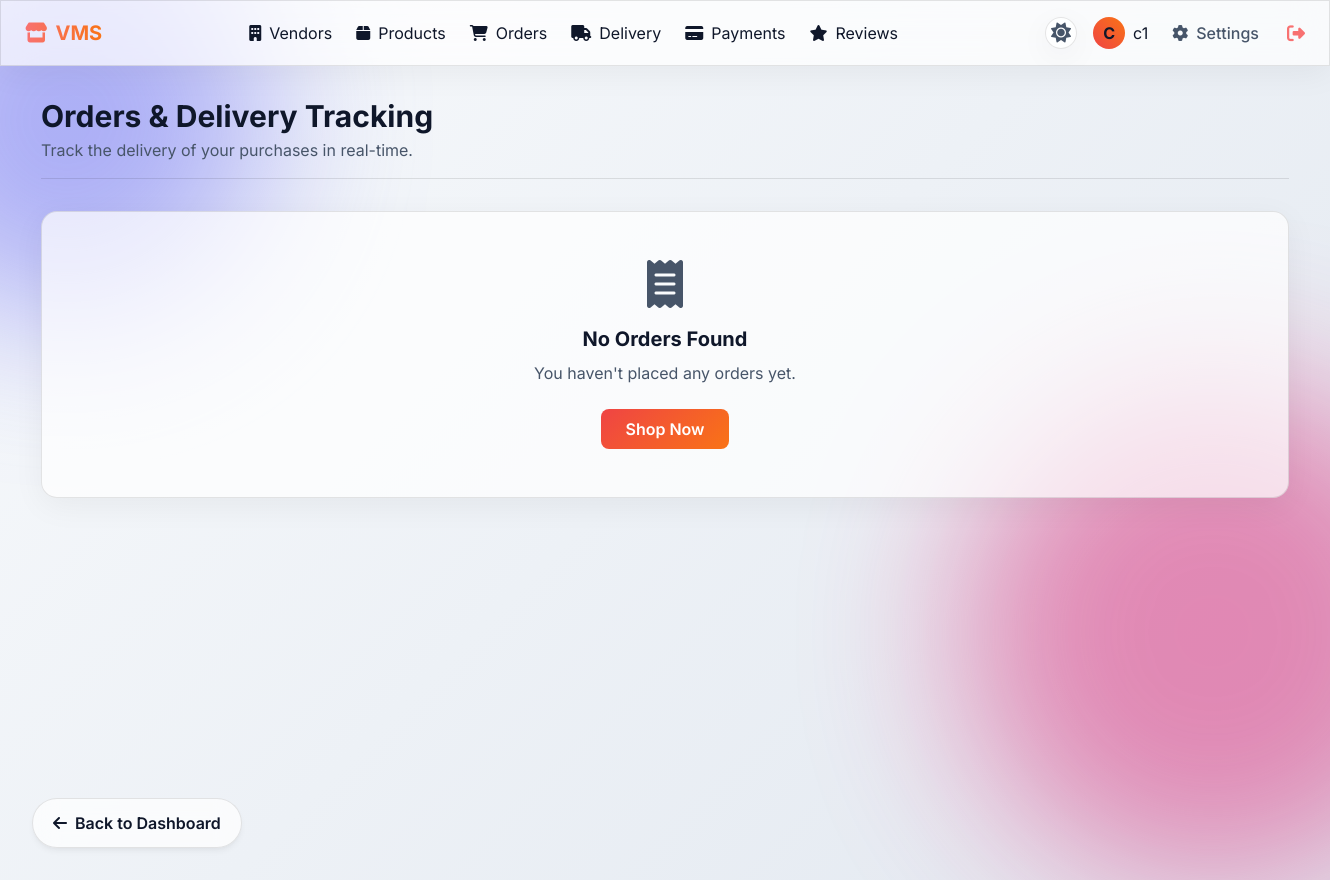
/orders (signed in), run on an earlier commit of the app's database.
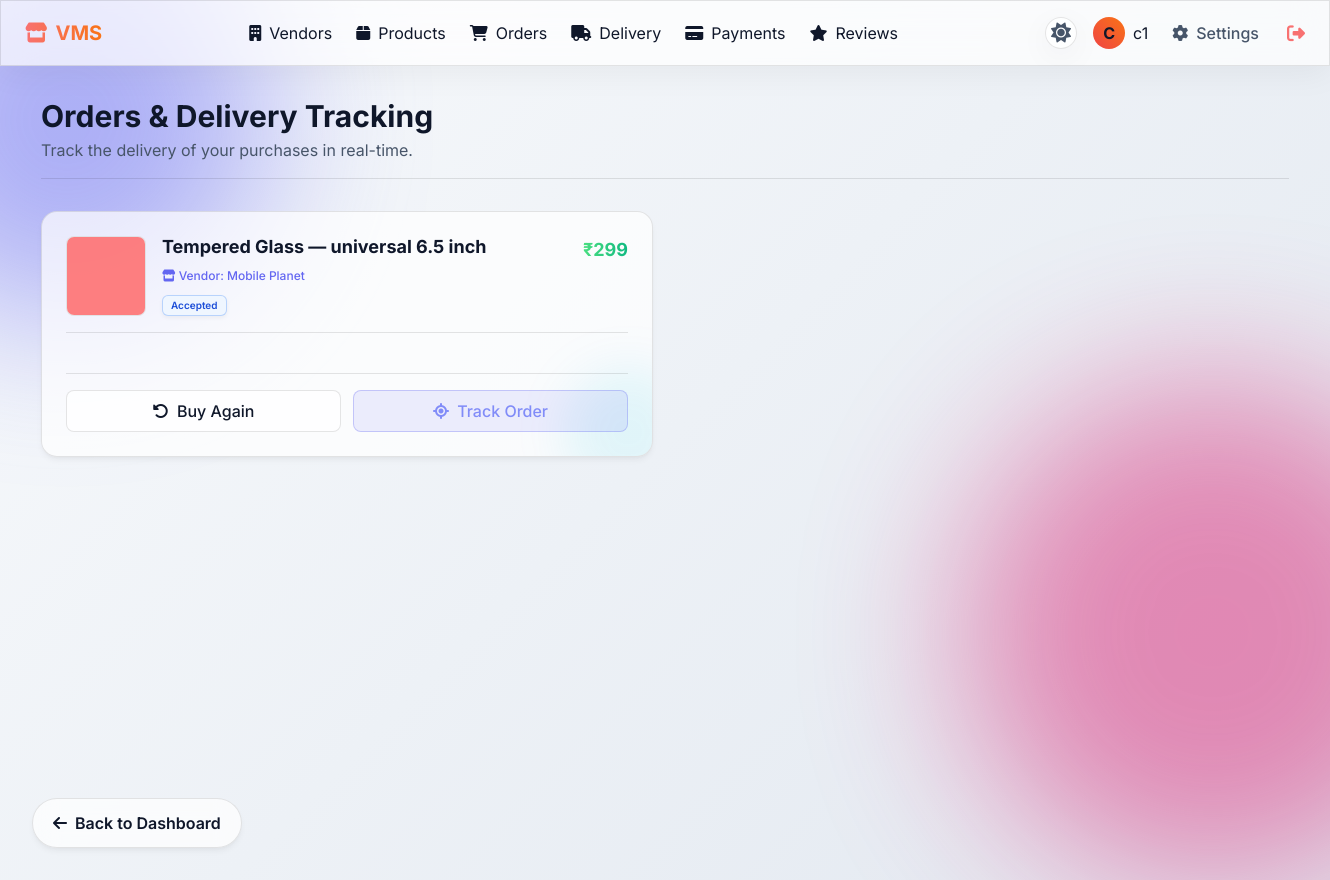
And on a later commit of the database.
### tables this page shows
CREATE TABLE orders(
    id INTEGER PRIMARY KEY AUTOINCREMENT,
    customer TEXT,
    vendor TEXT,
    product_name TEXT,
    price TEXT,
    status TEXT
, product_image TEXT DEFAULT "", expected_delivery TEXT DEFAULT "", delivered_date TEXT DEFAULT "");

### app.py (the view)
@app.route('/orders')
def orders():
    if 'user' not in session:
        return redirect('/login')
    conn = get_db()
    role = session['role']
    if role == "vendor":
        orders = conn.execute(
            "SELECT * FROM orders WHERE vendor=? ORDER BY id DESC",
            (session['user'],)
        ).fetchall()
    else:
        orders = conn.execute(
            "SELECT * FROM orders WHERE customer=? ORDER BY id DESC",
            (session['user'],)
        ).fetchall()
    return render_template(
        'orders.html',
        orders=orders
    )

### app.py (called while the page is built)
def get_db():
    conn = sqlite3.connect("vendor.db")
    conn.row_factory = sqlite3.Row
    return conn

### templates/orders.html (shortened to what the changed rows need)
{% extends "base.html" %}
{% block content %}
<div class="fade-in">
    <div class="flex justify-between items-center mb-8 border-b border-glass pb-4">
        <div>
            <h1 class="text-3xl font-bold text-main">Orders & Delivery Tracking</h1>
        </div>
    </div>
    {% if orders %}
    {% if session['role'] == 'vendor' %}
    <div class="glass-card overflow-hidden">
        <div class="overflow-x-auto">
            <table class="w-full text-left whitespace-nowrap">
                <thead>
                    <tr>
                        <th>Product</th>
                        <th>Customer</th>
                        <th>Price</th>
                        <th>Status</th>
                        <th>Update Delivery</th>
                    </tr>
                </thead>
                <tbody class="divide-y divide-glass">
                    {% for order in orders %}
                    <tr class="hover:bg-overlay transition-colors">
                        <td class="font-semibold text-main flex items-center gap-3">
                            {% if order['product_image'] %}
                            <img src="{{ url_for('static', filename=order['product_image']) }}"
                                class="w-10 h-10 rounded object-cover border border-glass">
                            {% else %}
                            <div
                                class="w-10 h-10 rounded bg-overlay flex items-center justify-center text-muted/50 border border-glass">
                                <i class="fa-solid fa-box-open"></i></div>
                            {% endif %}
                            {{ order['product_name'] }}
                        </td>
                        <td class="font-medium flex items-center gap-2 text-main">
                            <div
                                class="w-8 h-8 rounded-full bg-indigo-500/20 text-indigo-500 flex items-center justify-center font-bold">
                                {{ order['customer'][0]|upper }}</div> {{ order['customer'] }}
                        </td>
                        <td
                            class="text-transparent bg-clip-text bg-gradient-to-r from-green-400 to-emerald-500 font-bold">
                            ₹{{ order['price'] }}</td>
                        <td>
                            {% if order['status'] == 'Out Of Stock' %}
                            <span class="badge badge-finalized cursor-default select-none" title="This order cannot be changed">
                                <i class="fa-solid fa-lock"></i> Out Of Stock Finalized
                            </span>
                            {% else %}
                            <span class="badge
                                    {% if order['status'] == 'Pending' %}badge-pending
                                    {% elif order['status'] == 'Accepted' %}badge-accepted
                                    {% elif order['status'] == 'Processing' %}badge-processing
                                    {% elif order['status'] == 'Shipped' %}badge-shipped
                                    {% elif order['status'] == 'Out For Delivery' %}badge-outfordelivery
                                    {% elif order['status'] == 'Delivered' %}badge-delivered
                                    {% else %}badge-outofstock{% endif %}">
                                {{ order['status'] }}
                            </span>
                            {% endif %}
                        </td>
                        <td>
                            {% if order['status'] == 'Out Of Stock' %}
                            <div class="text-sm text-muted max-w-xs">
                                <p class="mb-1">Status updates are disabled for this order.</p>
                                <p class="text-[11px] opacity-80">New purchases create a new order with full controls.</p>
                            </div>
                            {% else %}
                            <form method="POST" action="/update_order" class="flex flex-col gap-2">
                                <input type="hidden" name="order_id" value="{{ order['id'] }}">
                                <div class="flex flex-wrap gap-2 items-center">
                                    <div class="blend-select-wrapper update-status w-40 min-w-[10rem]">
                                        <select name="status"
                                            class="glass-input px-3 py-1.5 rounded-lg text-sm appearance-none focus:outline-none w-full blend-select transition-shadow hover:shadow-md"
                                            onchange="toggleDateInput(this, {{ order['id'] }})">
                                            <option value="Pending" {% if order['status']=='Pending' %}selected{% endif
                                                %}>Pending</option>
                                            <option value="Accepted" {% if order['status']=='Accepted' %}selected{%
                                                endif %}>Accepted</option>
                                            <option value="Processing" {% if order['status']=='Processing' %}selected{%
                                                endif %}>Processing</option>
                                            <option value="Shipped" {% if order['status']=='Shipped' %}selected{% endif
                                                %}>Shipped</option>
                                            <option value="Out For Delivery" {% if order['status']=='Out For Delivery'
                                                %}selected{% endif %}>Out For Delivery</option>
                                            <option value="Delivered" {% if order['status']=='Delivered' %}selected{%
                                                endif %}>Delivered</option>
                                            <option value="Out Of Stock" {% if order['status']=='Out Of Stock'
                                                %}selected{% endif %}>Out Of Stock</option>
                                        </select>
                                    </div>
                                    <button type="submit"
                                        class="btn-glow px-3 py-1.5 rounded-lg text-sm font-medium transition-transform hover:scale-[1.02] active:scale-[0.98]">Update</button>
                                </div>
                                <div id="expected-date-container-{{ order['id'] }}"
                                    class="{% if order['status'] in ['Processing', 'Shipped', 'Out For Delivery'] %}block{% else %}hidden{% endif %}">
                                    <input type="date" name="expected_delivery"
                                        value="{{ order['expected_delivery']|input_date }}"
                                        class="glass-input px-3 py-1 text-xs rounded w-40 max-w-full"
                                        placeholder="Expected Delivery">
                                    <div class="text-[10px] text-muted mt-0.5">Set Expected Delivery Date</div>
                                </div>
                                <div id="delivered-date-container-{{ order['id'] }}"
                                    class="{% if order['status'] == 'Delivered' %}block{% else %}hidden{% endif %}">
                                    <input type="date" name="delivered_date" value="{{ order['delivered_date']|input_date }}"
                                        class="glass-input px-3 py-1 text-xs rounded w-40 max-w-full" placeholder="Delivered Date">
                                    <div class="text-[10px] text-muted mt-0.5">Set Delivery Date</div>
                                </div>
                            </form>
                            {% endif %}
                        </td>
                    </tr>
                    {% endfor %}
                </tbody>
            </table>
        </div>
    </div>
    <script>
        function toggleDateInput(selectElem, orderId) {
            const expectedContainer = document.getElementById('expected-date-container-' + orderId);
            const deliveredContainer = document.getElementById('delivered-date-container-' + orderId);
            const status = selectElem.value;
            if (['Processing', 'Shipped', 'Out For Delivery'].includes(status)) {
                expectedContainer.classList.remove('hidden');
                deliveredContainer.classList.add('hidden');
            } else if (status === 'Delivered') {
                expectedContainer.classList.add('hidden');
                deliveredContainer.classList.remove('hidden');
            } else {
                expectedContainer.classList.add('hidden');
                deliveredContainer.classList.add('hidden');
            }
        }
    </script>
    {% else %}
    <div class="grid grid-cols-1 lg:grid-cols-2 gap-6">
        {% for order in orders %}
        <div
            class="glass-card p-6 flex flex-col relative overflow-hidden {% if order['status'] == 'Out Of Stock' %}opacity-75 grayscale-[30%]{% endif %}">
            {% if order['status'] == 'Delivered' %}
            <div class="absolute -right-10 -bottom-10 w-32 h-32 bg-green-500/10 rounded-full blur-xl z-0"></div>
            {% elif order['status'] == 'Out Of Stock' %}
            <div class="absolute -right-10 -bottom-10 w-32 h-32 bg-red-500/10 rounded-full blur-xl z-0"></div>
            {% else %}
            <div class="absolute -right-10 -bottom-10 w-32 h-32 bg-cyan-500/10 rounded-full blur-xl z-0"></div>
            {% endif %}
            <div class="relative z-10 flex gap-4 mb-6 pb-4 border-b border-glass">
                <div class="w-20 h-20 bg-overlay rounded-lg overflow-hidden border border-glass shrink-0">
                    {% if order['product_image'] %}
                    <img src="{{ url_for('static', filename=order['product_image']) }}"
                        class="w-full h-full object-cover">
                    {% else %}
                    <div
                        class="w-full h-full flex items-center justify-center text-3xl text-muted/50 bg-gradient-to-br from-transparent to-slate-900/20">
                        <i class="fa-solid fa-box-open"></i></div>
                    {% endif %}
                </div>
                <div class="flex flex-col justify-between w-full">
                    <div>
                        <div class="flex justify-between items-start">
                            <h3 class="text-lg font-bold text-main leading-tight">{{ order['product_name'] }}</h3>
                            <div
                                class="text-lg font-bold text-transparent bg-clip-text bg-gradient-to-r from-green-400 to-emerald-500 ml-2 shrink-0">
                            </div>
                        </div>
                        <div class="text-xs text-indigo-500 font-medium mt-1"><i class="fa-solid fa-store"></i> Vendor:
                            {{ order['vendor'] }}</div>
                    </div>
                    <div class="flex justify-between items-end mt-2">
                        <span class="badge
                                {% if order['status'] == 'Pending' %}badge-pending
                                {% elif order['status'] == 'Accepted' %}badge-accepted
                                {% elif order['status'] == 'Processing' %}badge-processing
                                {% elif order['status'] == 'Shipped' %}badge-shipped
                                {% elif order['status'] == 'Out For Delivery' %}badge-outfordelivery
                                {% elif order['status'] == 'Delivered' %}badge-delivered
                                {% elif order['status'] == 'Out Of Stock' %}badge-finalized
                                {% else %}badge-outofstock{% endif %} text-[10px] px-2 py-0.5">
                            {% if order['status'] == 'Out Of Stock' %}Out Of Stock Finalized{% else %}{{ order['status'] }}{% endif %}
                        </span>
                    </div>
                </div>
            </div>
            <div class="relative z-10 flex gap-3 mt-4 pt-4 border-t border-glass">
                <a href="/vendor_products/{{ order['vendor'] }}"
                    class="flex-1 py-2 text-center rounded-lg bg-overlay text-main border border-glass hover:bg-slate-800 transition-colors font-medium">
                    <i class="fa-solid fa-rotate-left mr-1"></i> Buy Again
                </a>
                <button type="button" onclick="toggleTracking({{ order['id'] }})"
                    class="flex-1 py-2 text-center rounded-lg bg-indigo-500/10 text-indigo-400 border border-indigo-500/30 hover:bg-indigo-500/20 transition-colors font-medium">
                    <i class="fa-solid fa-location-crosshairs mr-1"></i> Track Order
                </button>
            </div>
        </div>
        {% endfor %}
    </div>
    {% endif %}
    {% else %}
    <div class="glass-panel p-12 text-center rounded-2xl">
        <div class="text-5xl text-muted mb-4"><i class="fa-solid fa-receipt"></i></div>
        <h3 class="text-xl font-bold mb-2 text-main">No Orders Found</h3>
        <p class="text-muted">{% if session['role'] == 'vendor' %}You don't have any incoming orders yet.{% else %}You
            haven't placed any orders yet.{% endif %}</p>
        {% if session['role'] == 'customer' %}
        <a href="/vendors" class="btn-glow px-6 py-2 rounded-lg inline-block mt-6">Shop Now</a>
        {% endif %}
    </div>
    {% endif %}
</div>
{% endblock %}

What changed in the data, as far as the page shows it:
added orders: product_image (placeholder picture), product_name "Tempered Glass — universal 6.5 inch", vendor "Mobile Planet", status "Accepted"
Also different on the page:
text no longer shown: "No Orders Found You haven't placed any orders yet. Shop Now"
